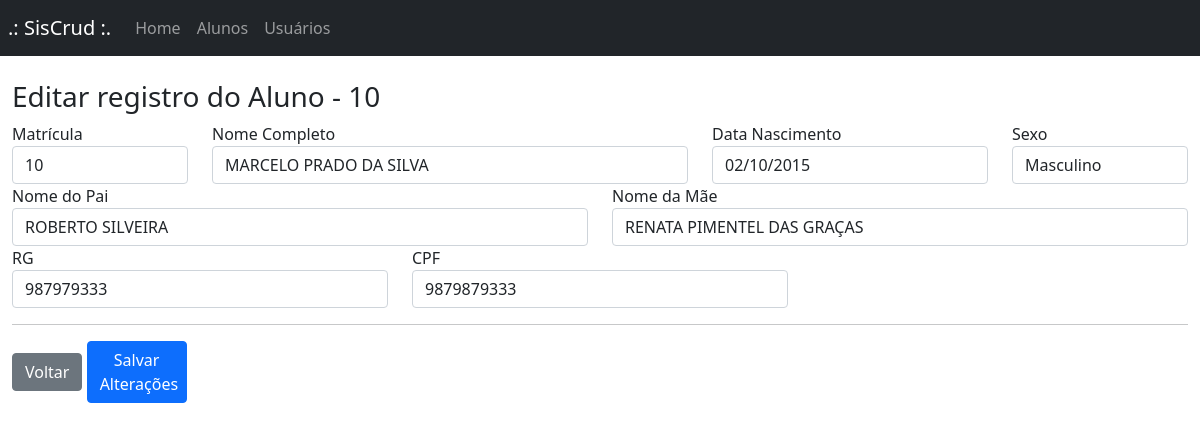
Page /assets/edit.php?ref=10 on the committed database.
### tables this page shows
CREATE TABLE IF NOT EXISTS `aluno` (
  `matricula` int(11) NOT NULL AUTO_INCREMENT,
  `nome_aluno` varchar(50) DEFAULT NULL,
  `nome_pai` varchar(50) DEFAULT NULL,
  `nome_mae` varchar(50) DEFAULT NULL,
  `dt_nasc` date DEFAULT NULL,
  `sexo_aluno` char(1) DEFAULT NULL,
  `rg_aluno` int(11) DEFAULT NULL,
  `cpf_aluno` varchar(11) DEFAULT NULL,
  PRIMARY KEY (`matricula`)
);

### assets/abre-banco.php (called while the page is built, shortened)
<?php
    $tabela1 = 'aluno';
?>

### assets/edit.php (the view, shortened to what this page needs)
<!DOCTYPE html>
<html lang="pt-br">
<head>
    <link href="https://cdn.jsdelivr.net/npm/bootstrap@5.0.2/dist/css/bootstrap.min.css" rel="stylesheet">
    <link rel="stylesheet" href="../style/style.css">
</head>
<?php
    include "nav.php";
    require_once "abre-banco.php";
    $ref = $_REQUEST['ref'] ?? '';
    ?>
<body>
    <?php
    if (!empty($ref)) {
        $sql = "SELECT * FROM $tabela1 WHERE matricula = $ref LIMIT 1";
        $busca = $conexao -> prepare($sql);
        $busca -> setFetchMode(PDO::FETCH_ASSOC);
        $busca -> execute();
        $dados = $busca -> fetch();?>
    <div id="main" class="container-fluid">
        <br><h3 class="page-header">Editar registro do Aluno - <?php echo $ref;?></h3>
        <form action="update.php" method="post" onsubmit="confirm('Confirma as alterações abaixo?')">
        <div class="row">
            <div class="form-group col-md-2">
                <label for="matricula">Matrícula</label>
                <input type="text" class="form-control" name="matricula" value="<?=$ref?>">
            </div>
            <div class="form-group col-md-5">
                <label for="nome">Nome Completo</label>
                <input type="text" class="form-control" name="nome_aluno" value="<?=$dados['nome_aluno']?>">
            </div>
            <div class="form-group col-md-3">
                <label for="dt_nasc">Data Nascimento</label>
                <input type="text" class="form-control" name="dt_nasc" value="<?php echo date('d/m/Y', strtotime($dados["dt_nasc"])); ?>">
            </div>
            <div class="form-group col-md-2">
                <label for="sexo">Sexo</label>
                <select class="form-control" name="sexo_aluno">
                    <?php
                    if($dados["sexo_aluno"]=="M")
                        echo '<option selected="selected" value="M">Masculino</option><option value="F">Feminino</option>';
                    else
                        echo '<option value="M">Masculino</option><option selected="selected" value="F">Feminino</option>';
                    ?>
                </select>
            </div>
        </div>
        <div class="row">
            <div class="form-group col-md-6">
                <label for="nome_pai">Nome do Pai</label>
                <input type="text" class="form-control" name="nome_pai" value="<?php echo $dados["nome_pai"]; ?>">
            </div>
            <div class="form-group col-md-6">
                <label for="nome_mae">Nome da Mãe</label>
                <input type="text" class="form-control" name="nome_mae" value="<?php echo $dados["nome_mae"]; ?>">
            </div>
        </div>
        <div class="row">
            <div class="form-group col-md-4">
                <label for="rg">RG</label>
                <input type="text" class="form-control" name="rg_aluno" value="<?php echo $dados["rg_aluno"]; ?>">
            </div>
            <div class="form-group col-md-4">
                <label for="cpf">CPF</label>
                <input type="text" class="form-control" name="cpf_aluno" value="<?php echo $dados["cpf_aluno"]; ?>">
            </div>
        </div>
        <hr/>
        <div id="actions" class="row">
            <div class="col-md-12">
                <a href="../index.php" class="btn btn-secondary">Voltar</a>
                <button type="submit" class="btn btn-primary">Salvar Alterações</button>
            </div>
        </div>
    </div>
    <?php
        } else {
            echo "<p>Por favor, preencha todos os campos e tente novamente.</p>";
        }
    ?>
</body>
</html>

### style/style.css (style rules this page uses)
button { width: 100px; padding: 0.2rem; margin: 0!important; }

### rows in the picture
aluno: nome_aluno "MARCELO PRADO DA SILVA", dt_nasc "02/10/2015", sexo_aluno "Masculino", nome_pai "ROBERTO SILVEIRA", nome_mae "RENATA PIMENTEL DAS GRAÇAS", rg_aluno "987979333", cpf_aluno "9879879333"

### other values in the picture
$ref "10"
